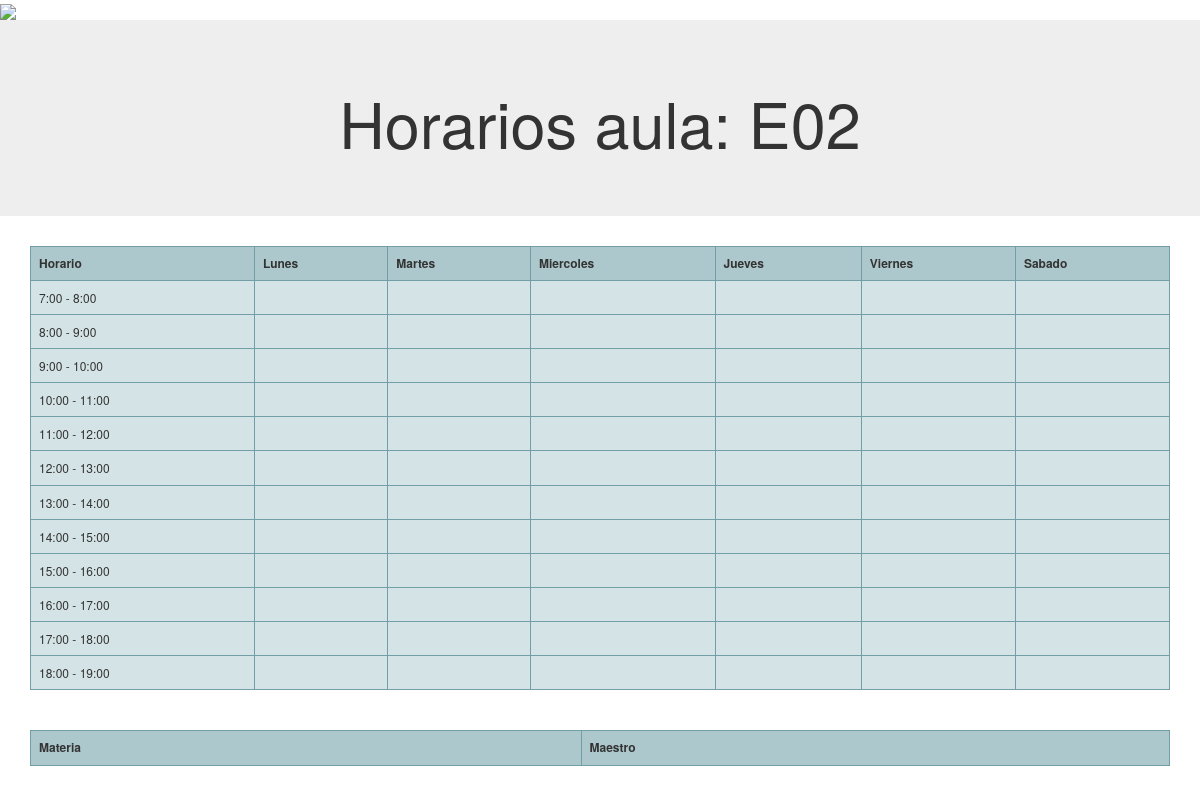
Page /aula/2 on the earlier database version.
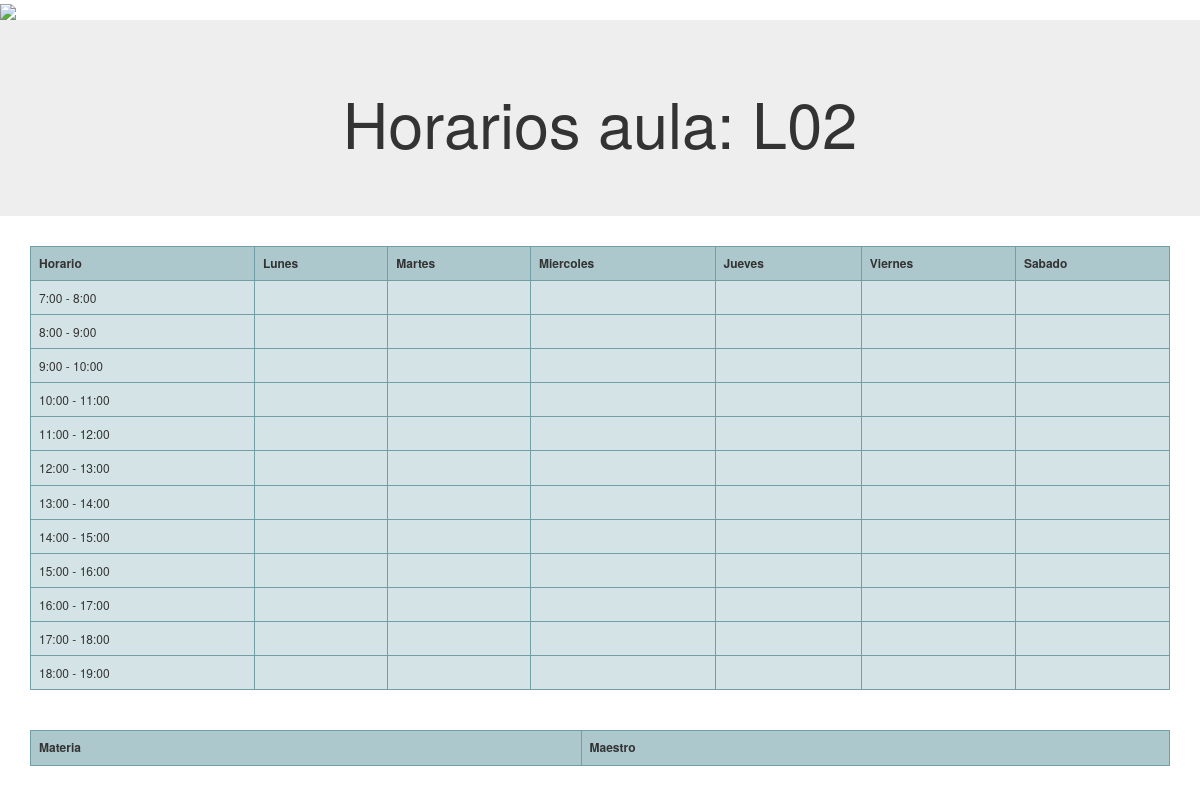
Same page on the later database version.
### horarios/models.py (models this page shows, shortened)
class Aula(models.Model):
    nombre = models.CharField(max_length=200)

### horarios/views.py (the view)
# urls.py: path('aula/<int:id>', views.aula, name = 'aula'),
def aula(request, id):
    aulas = Aula.objects.filter(id=id)
    clases = Clase.objects.filter(aula_id=id)
    context = {
        "aulas": aulas,
        "clases": clases,
    }
    return render(request, "aula.html", context)

### horarios/templates/aula.html (shortened to what this page needs)
{% load static %}
<!DOCTYPE html>
<html lang="en">
<head>
  <link rel="stylesheet" href="https://maxcdn.bootstrapcdn.com/bootstrap/3.4.1/css/bootstrap.min.css">
</head>
<body>
  <a href="/"><img src="{% static 'logo.png' %}" width="200px" /></a>
    {% for aula in aulas %}
<div class="jumbotron text-center">
  <h1>Horarios aula: {{ aula.nombre }}
  </h1>
</div>
{% endfor %}
<div class="container">
       <table id="horarioTable" class="tftable" border="1">
            <tr><th>Horario</th><th>Lunes</th><th>Martes</th><th>Miercoles</th><th>Jueves</th><th>Viernes</th><th>Sabado</th></tr>
          </table>
<br><br>
          <table id="horarioTableData" class="tftable" border="1">
            <tr><th>Materia</th><th>Maestro</th></tr>
          </table>
</div>
</body>
</html>

Differences in the rows shown:
changed Aula: nombre "E02" → "L02"
